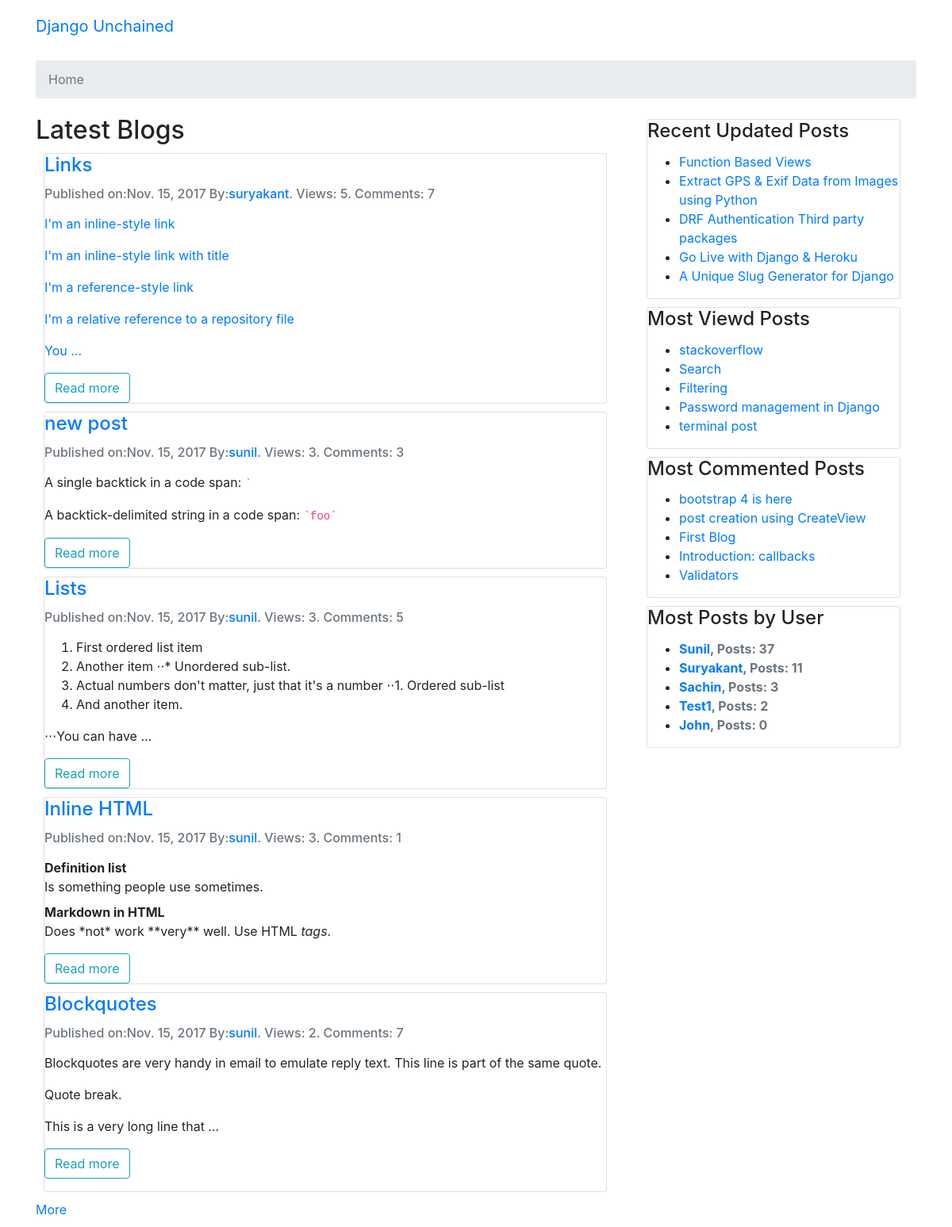
The app's page /?page=5 with its own data.
### posts/models.py (models this page shows, shortened)
class Post(models.Model):
	user 			= models.ForeignKey(settings.AUTH_USER_MODEL, related_name = 'posts', default=1)
	title 			= models.CharField(max_length=120)
	slug 			= models.SlugField(unique=True)
	image 			= models.ImageField(upload_to='media/',
		null = True,
		blank=True,
		width_field="width_field",
		height_field="height_field"
		)
	height_field 	= models.IntegerField(default=0)
	width_field 	= models.IntegerField(default=0)
	content 		= models.TextField()
	draft 			= models.BooleanField(default = False)
	approved 		= models.BooleanField(default = False)
	publish 		= models.DateField(auto_now=False, auto_now_add=False, blank=True, null=True)
	read_time 		= models.IntegerField(default = 0)
	views 			= models.PositiveIntegerField(default=0)
	updated 		= models.DateTimeField(auto_now=True, auto_now_add=False)
	timestamp 		= models.DateTimeField(auto_now=False, auto_now_add=True)
	objects = PostManager()
	class Meta:
		verbose_name_plural = "01 Posts"
		ordering = ['-timestamp',]
	def get_content_as_markdown(self):
		return mark_safe(markdown(self.content, safe_mode='escape'))
	def get_absolute_url(self):
		return reverse_lazy('posts:details', args=[str(self.id)])

### posts/views.py (the view)
# urls.py: url(r'^$', post_views.HomeView.as_view(), name='home'),
class HomeView(ListView):
	model = Post
	template_name = 'home.html'
	context_object_name = 'posts'
	paginate_by = 5
	def get_queryset(self):
		queryset = Post.objects.published()
		return queryset

### posts/managers.py (called while the page is built)
	def published(self):
		return self.filter(
			Q(draft = False),
			Q(approved = True)
			)

	def get_queryset(self):
		return PostQuerySet(self.model, using = self._db)

	def published(self):
		return	self.get_queryset().published()

### posts/templatetags/post_extras.py (called while the page is built)
@register.inclusion_tag('posts/includes/custom_tags_posts_list.html')
def latest_updated_posts():
	posts_list = Post.objects.published().order_by('-updated')[:5]
	return {'posts_list': posts_list}

@register.inclusion_tag('posts/includes/custom_tags_posts_list.html')
def most_viewd_posts():
	posts_list = Post.objects.published().order_by('-views')[:5]
	return {'posts_list': posts_list}

@register.inclusion_tag('posts/includes/custom_tags_posts_list.html')
def most_commented_posts():
	posts_objects = Post.objects.annotate(num_comments=Count('comments'))
	posts_list = posts_objects.order_by('-num_comments')[:5]
	return {'posts_list':posts_list}

@register.inclusion_tag('posts/includes/posts_count_by_user_list.html')
def most_posts_by_user():
	posts_objects = User.objects.annotate(num_posts=Count('posts'))
	user_list = posts_objects.order_by('-num_posts')[:5]
	return {'user_list':user_list}

### templates/home.html (shortened to what this page needs)
{% extends 'base.html' %}
{% block breadcrumb %}
	<li class="breadcrumb-item active">Home</li>
{% endblock %}
{% block content %}
<div class="row">
	<div class="container col-sm-8">
		<h2>Latest Blogs</h2>
		<div class="infinite-container">
		{% for post in posts %}
			<div class="infinite-item">
			<div class="card ">
			  <div class="card-block">
			     <h4 class="card-title"><a href="{% url 'posts:details' post.id %}">{{ post.title }} </a></h4>
			    <h6 class="card-subtitle mb-2 text-muted mt-auto">Published on:{{ post.publish }} By:<a href="{% url 'posts:list' %}?q={{ post.user }}">{{ post.user}}</a>. Views: {{ post.views }}. Comments: {{ post.comments.count }} </h6>
			    <p class="card-text">
			    {{ post.get_content_as_markdown|truncatewords:30 }}</p>
			    <a href="{{ post.get_absolute_url }}" class="card-link btn btn-outline-info" role="button">Read more</a>
			  </div>
			</div>
			</div>
		{% endfor %}
		</div>
  		{% if page_obj.has_next %}
    		<a class="infinite-more-link" href="?page={{ page_obj.next_page_number }}">More</a>
  		{% endif %}
	</div>
	<div class="col-sm-4">
		{% include 'includes/sidebar.html' %}
	</div>
</div>
{% endblock %}

### posts/templates/posts/includes/custom_tags_posts_list.html
<ul>
{% for post in posts_list %}
	<li><a href="{% url 'posts:details' post.id %}">{{ post.title }}</a></li>
{% endfor %}
</ul>

### posts/templates/posts/includes/posts_count_by_user_list.html
<ul>
{% for user in user_list %}
	<li><strong class="text-muted"><a href="{% url 'posts:list' %}?q={{ user }}">{{ user.username|title }}</a>, Posts: {{ user.posts.count }}</strong></li>
{% endfor %}
</ul>

### static/css/app.css (style rules this page uses)
.card { margin: 10px; }
.container { margin-top : 05px; margin-bottom: 05px; }

### records on screen
Post: title "Links", publish "Nov. 15, 2017", user "suryakant", views "5", comments.count "7", get_content_as_markdown "I'm an inline-style link I'm an inline-style link with title I'm a reference-style link I'm a relative reference to a repository file You …"
Post: title "new post", publish "Nov. 15, 2017", user "sunil", views "3", comments.count "3", get_content_as_markdown "A single backtick in a code span: ` A backtick-delimited string in a code span: `foo`"
Post: title "Lists", publish "Nov. 15, 2017", user "sunil", views "3", comments.count "5", get_content_as_markdown "First ordered list item Another item ⋅⋅* Unordered sub-list. Actual numbers don't matter, just that it's a number ⋅⋅1. Ordered sub-list And another item. ⋅⋅⋅You can have …"
Post: title "Inline HTML", publish "Nov. 15, 2017", user "sunil", views "3", comments.count "1", get_content_as_markdown "Definition list Is something people use sometimes. Markdown in HTML Does *not* work **very** well. Use HTML tags ."
Post: title "Blockquotes", publish "Nov. 15, 2017", user "sunil", views "2", comments.count "7", get_content_as_markdown "Blockquotes are very handy in email to emulate reply text. This line is part of the same quote. Quote break. This is a very long line that …"
Post: title "Function Based Views"
Post: title "Extract GPS & Exif Data from Images using Python"
Post: title "DRF Authentication Third party packages"
Post: title "Go Live with Django & Heroku"
Post: title "A Unique Slug Generator for Django"
Post: title "stackoverflow"
Post: title "Search"
Post: title "Filtering"
Post: title "Password management in Django"
Post: title "terminal post"
Post: title "bootstrap 4 is here"
Post: title "post creation using CreateView"
Post: title "First Blog"
Post: title "Introduction: callbacks"
Post: title "Validators"

### other values on screen
{{ user.username|title }} "Sunil"
{{ user.posts.count }} "37"
{{ user.username|title }} "Suryakant"
{{ user.posts.count }} "11"
{{ user.username|title }} "Sachin"
{{ user.posts.count }} "3"
{{ user.username|title }} "Test1"
{{ user.posts.count }} "2"
{{ user.username|title }} "John"
{{ user.posts.count }} "0"
